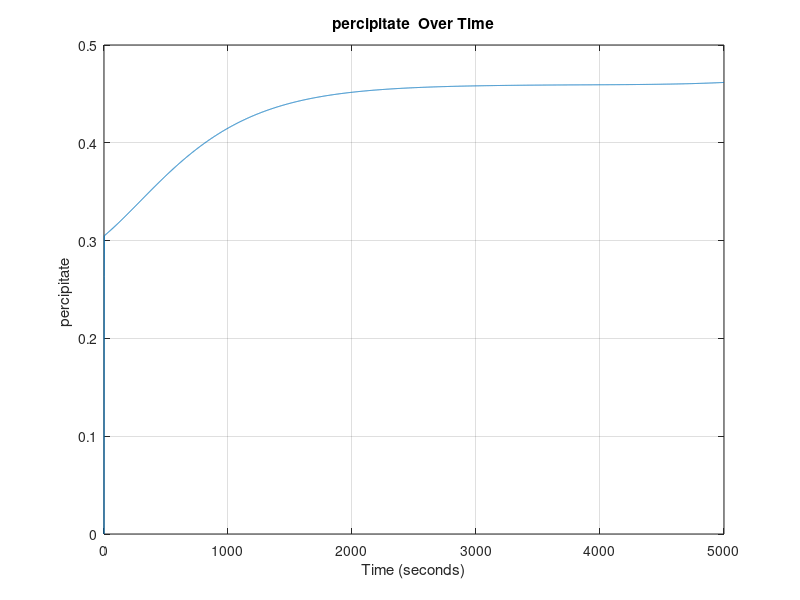
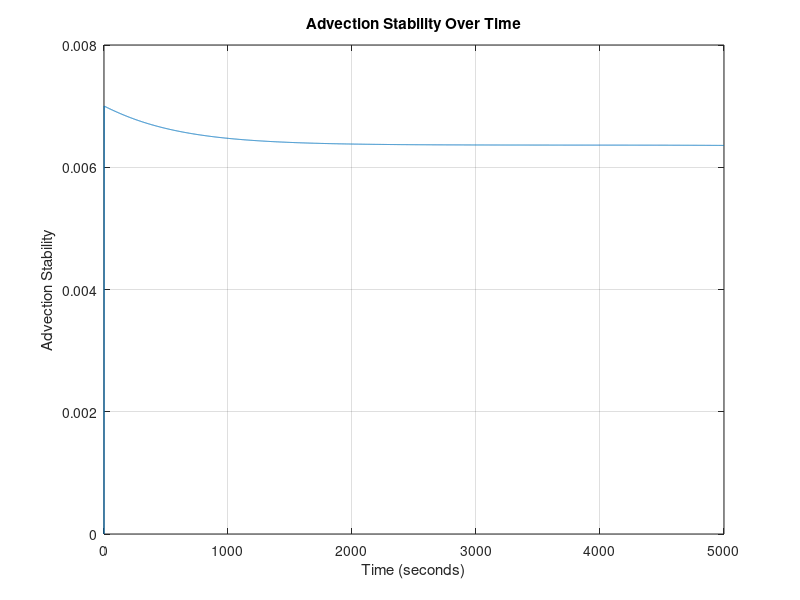
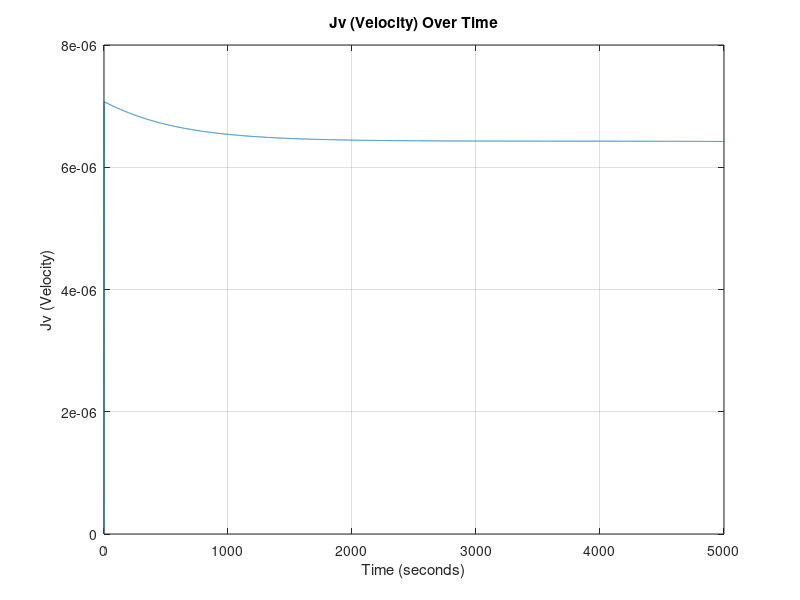
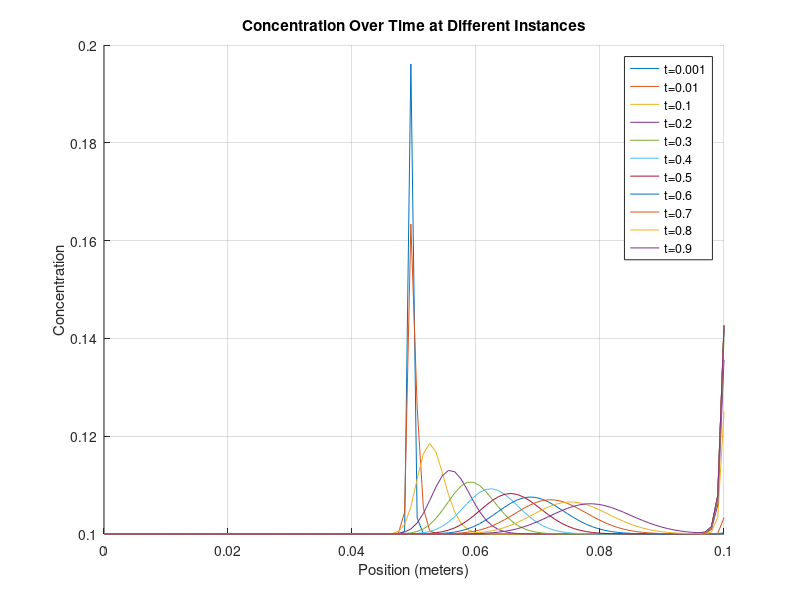

MATLAB code to generate these figures, in order:
%__Gruppe 3-Simulering-3.Sem__
clear
close all
clc
%% Inital Parameters
domain_length = 0.1;   % Domain length (meters)
domain_steps = 100;    % Number of spatial domain_steps points
dx = domain_length / (domain_steps - 1); % Position discretization
 
time_length = 5000;      % Time length (seconds)
time_steps = 5000;       % Number of time steps
dt = time_length / time_steps; % Temporal discretization

% DEFINED VARIABLES
D = 1.464*10^-9; % Diffusivity coefficient H2PO4- in water [m^2 s^-1]
feed_conc = 0.1; % Constant solute concentration at the first cell 0.1 molar [H2PO4-]
TMP = 15; %TMP: Transmembrane Pressure [bar]

area = 0.001; % Area of the membrane surface [m^2]
kw = 5.7311*10^(-7); % Initial water permeability m^3 m^-2 bar^-1 s^-1 
my = 0.891*10^-9; % Water viscosity [Bar∙s]
Rm = 1/(my*kw); % Rejection of water at the membrane (σ) [m^-1]
InitP = 0.263253;
alpha = 95000000000; % Specific resistance of fouling [m mol m^3]

sig_m = 0.1; % Rejection of ions 

% PHYSICAL CONSTANTS
R= 8.31415*10^-2; % Gasconstant [L^3 Bar mol^-1 K^-1]
T= 273.15+25; %Temperature [K]
 
% Anonymous functions
%Lv = @(time) kw*exp(-kb*time); %Water permeability dependent on Fouling

Mp = @(conc) 0.0011*exp(36.328*conc) + 0.263253; % concentration of udfæld in respect to phosphate increase.
Rf = @(conc) alpha*(Mp(conc)/area); % Rate of fouling
Lv = @(conc) 1/(my*(Rm+Rf(conc))); % Water permeability dependent on fouling


% Create a grid for space and time
x = linspace(0, domain_length, domain_steps);
t = linspace(0, time_length, time_steps);

% Initialize the concentration array AND Initial condition (1D)
C = zeros(domain_steps, time_steps)+0.1; % 0.1 molar [H2PO4] at pH 2.9
C(domain_steps/2) = 0.2;

%Diffusive Stability
DS = D*dt/dx^2;
fprintf('\n Diffusivity Stability = %f', DS);
if DS>0.5 
   fprintf(2,'\n ERROR: Stabilitetsfejl');
else
    fprintf('\n Stable Diffusion Model !!');
end


%% Time-stepping loop
for j = 2:time_steps
    for i = 1:domain_steps
        LastC = C(domain_steps, j-1);

        C(1, :) = feed_conc; % Set the leftmost boundary to 0.1

        if j == 2
            Ptot = InitP; % The rate of percipitation WI
        else
            Ptot = Mp(LastC);
        end

        Jv = (Lv(LastC)*(TMP-(1*R*T*(LastC))));  % Volume flux = Jv ,  in terms of osmotic pressure (TMP, R, T, delta_C) and Lv. [m/s]

        % Calculate the second derivative in x direction
        if i == 1 %__First Cell__
            d2Cdx2 = 0;
            dCdt_advection = 0;

        elseif i == domain_steps %__Membrane Cell___
            % No right neighbor at the last cell and MEMBRANE
            d2Cdx2 = (D * (C(domain_steps - 1, j-1) - C(domain_steps, j-1)) / dx^2) + C(i,j-1)*(sig_m)*Jv/(dx);
        else    %__Normal Cells__
            % Calculate the second derivative normally
            d2Cdx2 = D * (C(i + 1, j-1) - 2 * C(i, j-1) + C(i - 1, j-1)) / dx^2;
            % Apply advection term
            dCdt_advection = -Jv * (C(i, j-1) - C(i-1, j-1)) / dx;
        end
        % Apply the diffusion-advection-(electromigration) equation
        C(i, j) = C(i, j-1) + dt * (d2Cdx2 + dCdt_advection);
        Jv_values(j) = Jv; % Plot values
        P_values(j) = Ptot;
        AS(j) = Jv * dt/dx; % Stability plot values
    end
end

%% 2D Plots
% Plot Percipitate (DS) values over time

figure;
plot(t, P_values);
xlabel('Time (seconds)');
ylabel('percipitate ');
title('percipitate  Over Time');
grid on;

% Plot Advection Stability (DS) values over time

figure;
plot(t, AS);
xlabel('Time (seconds)');
ylabel('Advection Stability');
title('Advection Stability Over Time');
grid on;

% Plot Jv values over time
figure;
plot(t, Jv_values);
xlabel('Time (seconds)');
ylabel('Jv (Velocity)');
title('Jv (Velocity) Over Time');
grid on;


% Define fractions of time steps you want to visualize
time_fraction = [0.001, 0.01, 0.1, 0.2, 0.3, 0.4, 0.5, 0.6, 0.7, 0.8, 0.9];  % For example, 0.1 corresponds to 10% of time steps

% Calculate the corresponding time indices
time_instances = round(time_fraction * time_steps);

% Create a figure for the first plot
figure;
hold on;

% Plot concentration at specific time instances
for i = 1:length(time_instances)
    time_index = time_instances(i);
    plot(x, C(:, time_index));
end

xlabel('Position (meters)');
ylabel('Concentration');
title('Concentration Over Time at Different Instances');

% Add a legend for clarity
legend(arrayfun(@(f) ['t=', num2str(f)], time_fraction, 'UniformOutput', false));

grid on;
hold off;


%% 3D Plot

% Create a 3D surface plot to visualize concentration over time and position
[T, X] = meshgrid(t, x);
figure;
h = surf(X, T, C); % Transpose removed here
xlabel('Position (meters)');
ylabel('Time (seconds)');
zlabel('Concentration');
title('Concentration Over Time and Position');

% Set axis limits to start at the origin
xlim([0, domain_length]);
ylim([0, time_length]);
zlim([0, max(C(:))]); % Assuming max(C(:)) is the maximum concentration in your data

set(h,'LineStyle','none')
%colormap(jet)
